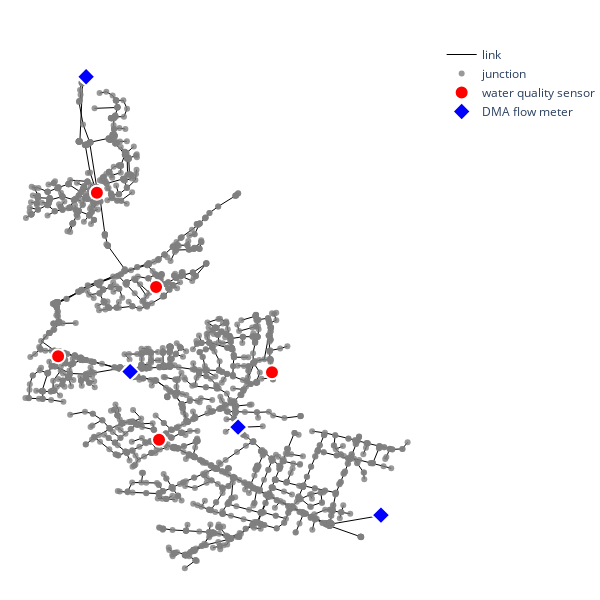

The notebook cell this image was saved under:
### Markdown cell above
### Sensor map

### Code cell
plot_network(wq_sensors=True, flow_meters=True)

### Figure 1 — Plotly figure (JSON) as saved in the notebook; plotly's stock layout.template omitted (floating-point values rounded to 4 significant figures; data arrays with more than 128 entries replaced by an {"elided": "..."} marker saying what was removed)
{"data": [{"hoverinfo": "none", "line": {"color": "black", "width": 1}, "mode": "lines", "name": "link", "type": "scatter", "x": {"elided": "8802 float values"}, "y": {"elided": "8802 float values"}}, {"hoverinfo": "text", "marker": {"color": "grey", "opacity": 0.8, "size": 6}, "mode": "markers", "name": "junction", "text": {"elided": "2860 str values"}, "type": "scatter", "x": {"elided": "2860 float values"}, "y": {"elided": "2860 float values"}}, {"hoverinfo": "text", "marker": {"color": "red", "line": {"color": "white", "width": 2}, "size": 14}, "mode": "markers", "name": "water quality sensor", "text": ["BW1", "BW2", "BW3", "BW4", "BW5", "BW6", "BW7", "BW9", "BW12"], "type": "scatter", "x": [363500.0, 364600.0, 363300.0, 365500.0, 363800.0, 364800.0, 364000.0, 364000.0, 363600.0], "y": [179800.0, 176800.0, 177400.0, 176000.0, 177269, 177300.0, 178000.0, 176700.0, 178800.0]}, {"hoverinfo": "text", "marker": {"color": "blue", "line": {"color": "white", "width": 2}, "size": 14, "symbol": "diamond"}, "mode": "markers", "name": "DMA flow meter", "text": ["inlet_2296", "Snowden Road DBV", "New Station Way DBV", "inlet_2005"], "type": "scatter", "x": [363500.0, 363800.0, 364600.0, 365500.0], "y": [179800.0, 177300.0, 176800.0, 176000.0]}], "layout": {"height": 600, "hovermode": "closest", "margin": {"b": 0, "l": 0, "r": 0, "t": 40}, "paper_bgcolor": "white", "plot_bgcolor": "white", "showlegend": true, "width": 600, "xaxis": {"autorange": true, "range": [362900.0, 365900.0], "showgrid": false, "showticklabels": false, "type": "linear", "zeroline": false}, "yaxis": {"autorange": true, "range": [175300.0, 180100.0], "showgrid": false, "showticklabels": false, "type": "linear", "zeroline": false}}}
